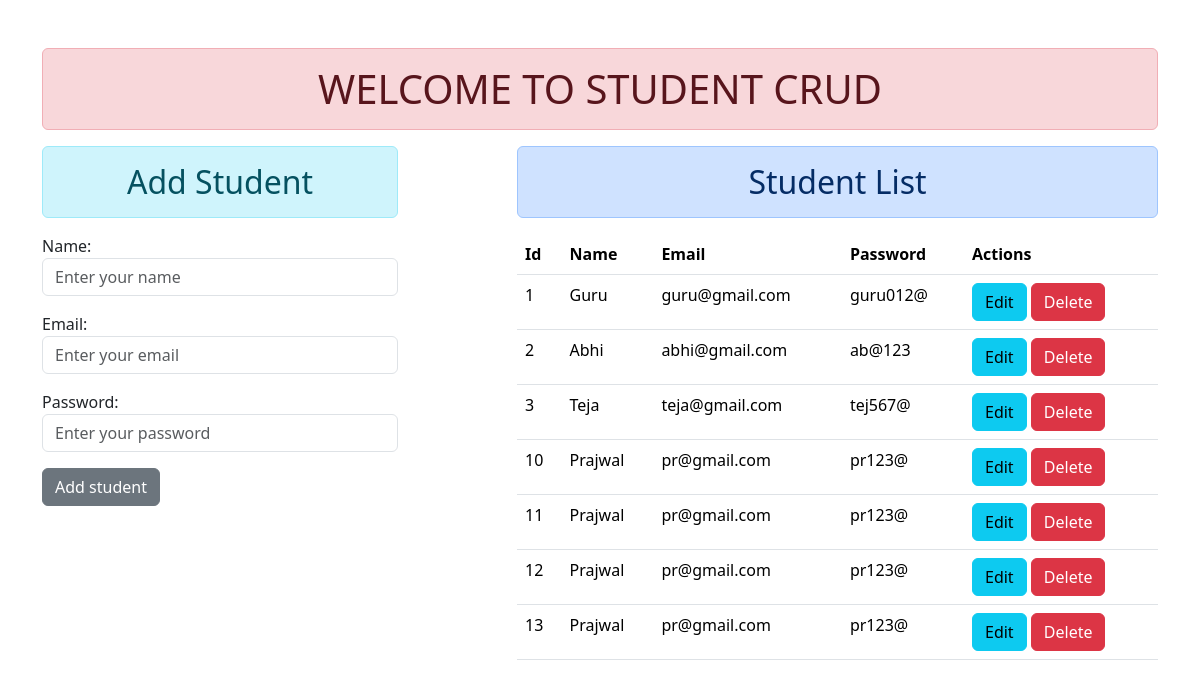
Before: / with the older database file.
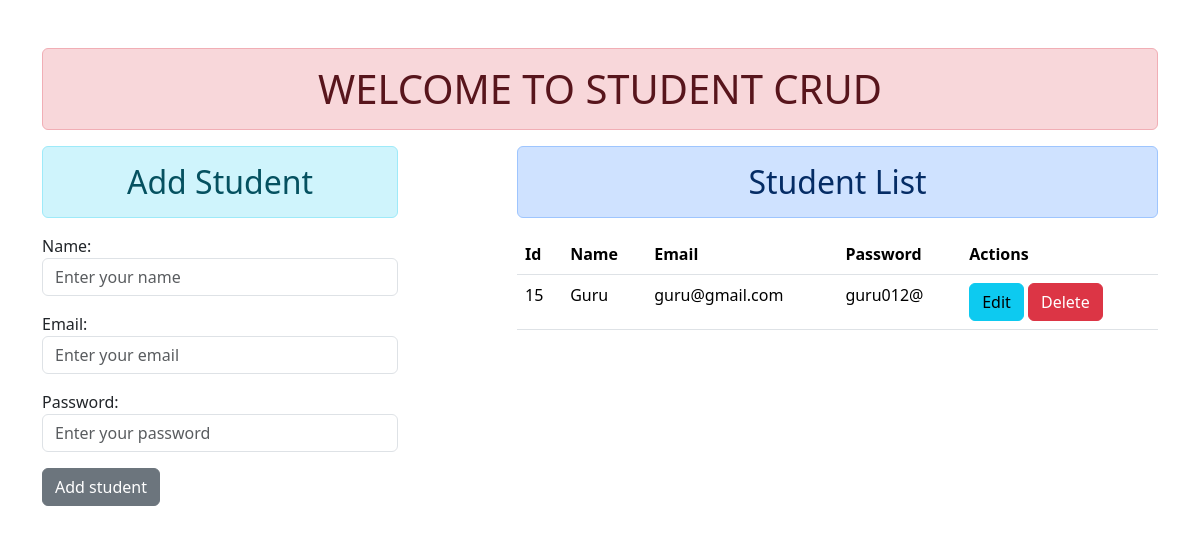
After: the same page with the newer database file.
### std_crud/models.py (models this page shows)
class Student(models.Model):
    name = models.CharField(blank=False, max_length=200)
    email = models.EmailField(blank=False)
    password = models.CharField(blank=False,max_length=200)

### std_crud/views.py (the view)
# urls.py: 2. Add a URL to urlpatterns:  path('', views.home, name='home')
def home(request):
    if request.method == "POST":
        std_form = forms.StudentForm(request.POST)
        if std_form.is_valid():
            std_form.save()
            student_form = forms.StudentForm()
    else:
        student_form = forms.StudentForm()
    students = models.Student.objects.all()
    context = {"students": students, "student_form" : student_form }
    return render(request, "home.html", context)

### std_crud/forms.py
class StudentForm(forms.ModelForm):
    class Meta:
        model = models.Student
        fields = ["name","email","password"]
        widgets = {
            "name" : forms.TextInput(attrs = {"class" : "form-control", "placeholder": "Enter your name"}),
            'email' : forms.EmailInput(attrs = {"class" : "form-control", "placeholder": "Enter your email"}),
            'password' : forms.TextInput(attrs = {"class" : "form-control", "placeholder": "Enter your password"}),
        }

### std_crud/templates/home.html (shortened to what this page needs)
{% extends "base.html" %}
{% block content %}
<div class="row">
    <div class="col-md-4 col-12">
        <h2 class="alert alert-info text-center">Add Student</h2>
        <form action="{% url 'home' %}" method="post">
            {{student_form.as_p}}
            <input type="submit" class="btn btn-secondary" value="Add student">
        </form>
    </div>
    <div class="col-md-7 offset-md-1 col-12">
        <h2 class="alert alert-primary text-center">Student List</h2>
        <table class="table table-hover">
            <thead class="">
                <tr>
                    <th>Id</th>
                    <th>Name</th>
                    <th>Email</th>
                    <th>Password</th>
                    <th>Actions</th>
                </tr>
            </thead>
            <tbody>
                {% for std in students %}
                <tr>
                    <td>{{std.id}}</td>
                    <td>{{std.name}}</td>
                    <td>{{std.email}}</td>
                    <td>{{std.password}}</td>
                    <td>
                        <a href="{% url 'edit' std.id %}" class="btn btn-info">Edit</a>
                        <a href="{% url 'delete' std.id %}" class="btn btn-danger">Delete</a>
                    </td>
                </tr>
                {% empty %}
                <td colspan="6">
                    <h3 class="alert alert-warning text-center">No students found</h3>
                </td>
                {% endfor %}
            </tbody>
        </table>
    </div>
</div>
{% endblock content %}

### std_crud/templates/base.html (shortened to what this page needs)
{% load static %}
<!DOCTYPE html>
<html lang="en">
<head>
    <link rel="stylesheet" href="{% static 'css/bootstrap.min.css' %}">
</head>
<body>
    <div class="container mt-5">
        <h1 class="alert alert-danger text-center">WELCOME TO STUDENT CRUD</h1>
        {% block content %}{% endblock content %}
    </div>
</body>
</html>

Changed rows visible on the page:
removed Student: id "1", name "Guru", email "guru@gmail.com", password "guru012@"
removed Student: id "2", name "Abhi", email "abhi@gmail.com", password "ab@123"
removed Student: id "3", name "Teja", email "teja@gmail.com", password "tej567@"
removed Student: id "10", name "Prajwal", email "pr@gmail.com", password "pr123@"
removed Student: id "11", name "Prajwal", email "pr@gmail.com", password "pr123@"
removed Student: id "12", name "Prajwal", email "pr@gmail.com", password "pr123@"
removed Student: id "13", name "Prajwal", email "pr@gmail.com", password "pr123@"
added Student: id "15", name "Guru", email "guru@gmail.com", password "guru012@"
